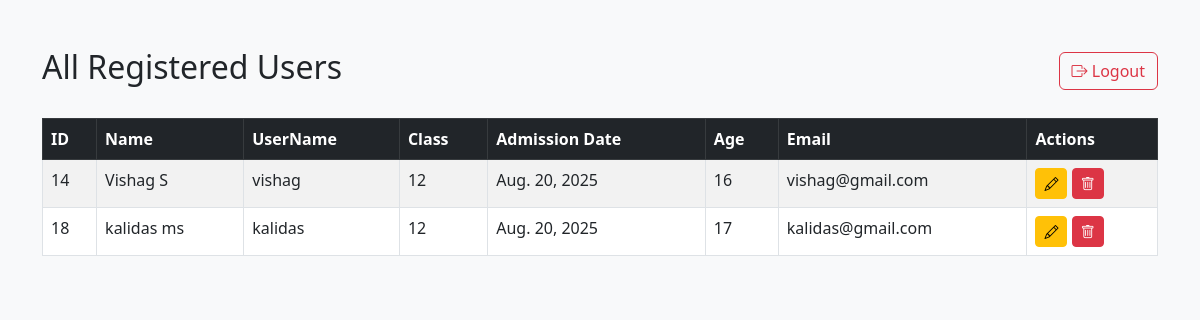
Screenshot of /admin-profile/ (signed in) with the database file from the repository.
### myapp/models.py (models this page shows, shortened)
class StudentRegistration(models.Model):
    username = models.CharField(max_length=100)
    name = models.CharField(max_length=100,null = True)
    password = models.CharField(max_length=100)
    class_name = models.CharField(max_length=100)
    admission_date = models.DateField()
    age = models.IntegerField()
    email = models.EmailField()

### myapp/views.py (the view)
# urls.py: path('admin-profile/', AdminProfileAPIView.as_view(), name='admin_profile'),
class AdminProfileAPIView(APIView):
    template_name = "admin_profile.html"
    def get(self, request):
        if request.session.get("superuser") != "admin":
            return render(request, self.template_name, {"students": []})
        all_students = StudentRegistration.objects.all()
        return render(request, self.template_name, {"students": all_students})

### myapp/templates/admin_profile.html (shortened to what this page needs)
<!DOCTYPE html>
<html>
<head>
    <link href="https://cdn.jsdelivr.net/npm/bootstrap@5.3.0/dist/css/bootstrap.min.css" rel="stylesheet">
    <link href="https://cdn.jsdelivr.net/npm/bootstrap-icons/font/bootstrap-icons.css" rel="stylesheet">
</head>
<body class="bg-light">
<div class="container mt-5">
    <div class="d-flex justify-content-between align-items-center mb-4">
        <h2>All Registered Users</h2>
        <a href="{% url 'logout' %}" class="btn btn-outline-danger">
            <i class="bi bi-box-arrow-right"></i> Logout
        </a>
    </div>
    <table class="table table-bordered table-striped">
        <thead class="table-dark">
            <tr>
                <th>ID</th>
                <th>Name</th>
                <th>UserName</th>
                <th>Class</th>
                <th>Admission Date</th>
                <th>Age</th>
                <th>Email</th>
                <th>Actions</th>
            </tr>
        </thead>
        <tbody>
        {% for student in students %}
            <tr>
                <td>{{ student.id }}</td>
                <td>{{ student.name }}</td>
                <td>{{ student.username }}</td>
                <td>{{ student.class_name }}</td>
                <td>{{ student.admission_date }}</td>
                <td>{{ student.age }}</td>
                <td>{{ student.email }}</td>
                <td>
                    <a href="{% url 'edit_profile' student.id %}" class="btn btn-sm btn-warning">
                        <i class="bi bi-pencil"></i>
                    </a>
                    <a href="{% url 'delete_profile' student.id %}" class="btn btn-sm btn-danger"
                       onclick="return confirm('Are you sure?');">
                        <i class="bi bi-trash"></i>
                    </a>
                </td>
            </tr>
        {% empty %}
            <tr>
                <td colspan="8" class="text-center">No users found</td>
            </tr>
        {% endfor %}
        </tbody>
    </table>
</div>
</body>
</html>

### rows the page displays
StudentRegistration: id "14", name "Vishag S", username "vishag", class_name "12", admission_date "Aug. 20, 2025", age "16", email "vishag@gmail.com"
StudentRegistration: id "18", name "kalidas ms", username "kalidas", class_name "12", admission_date "Aug. 20, 2025", age "17", email "kalidas@gmail.com"
